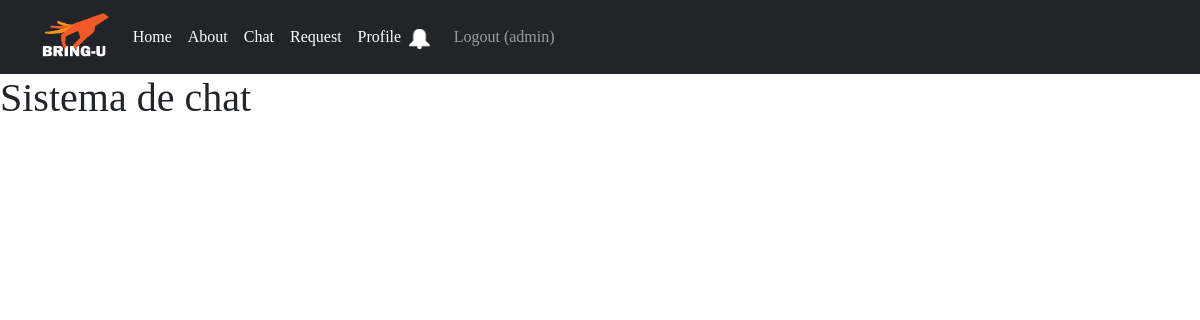
The app's page /chat/ (signed in), older data.
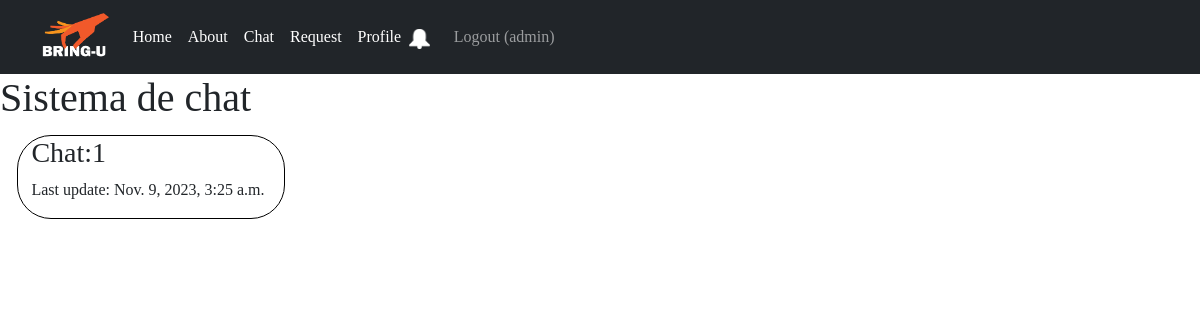
The same page, newer data.
### chat/models.py (models this page shows)
class Chat(models.Model):
    id_chat = models.AutoField(primary_key=True)
    fk_id_delivery = models.ForeignKey(Delivery, on_delete=models.CASCADE)
    last_update = models.DateTimeField(auto_now=True)

### chat/views.py (the view)
# urls.py: path('', views.Chats, name='chats'),
@login_required
def Chats(request):
    user = request.user
    current_user = UserProfile.objects.get(username=user)
    chats = []
    if current_user:
        chats = Chat.objects.filter(fk_id_delivery__fk_id_delivery_man=current_user)
    context = {
        'chats':chats
    }
    return render(request, 'chats.html', context)

### chat/templates/chats.html (shortened to what this page needs)
{% extends 'base.html' %}
{% block content %}
<h1>Sistema de chat</h1>
<div class="container mt-1" id="main-container">
    <div class="row">
        <div class="col" id="chat-list">
            <ul id="container-chats">
                {% for chat in chats %}
                <li class="open-chat" data-chat-id="{{ chat.id_chat }}">
                    <h3>Chat:{{ chat.id_chat }}</h3>
                    <p>Last update: {{chat.last_update}}</p>
                </li>
                {% endfor %}
            </ul>
        </div>
    </div>
</div>
{% endblock content %}

Row changes from the older to the newer data that the page shows:
added Chat: id_chat "1", last_update "Nov. 9, 2023, 3:25 a.m."
